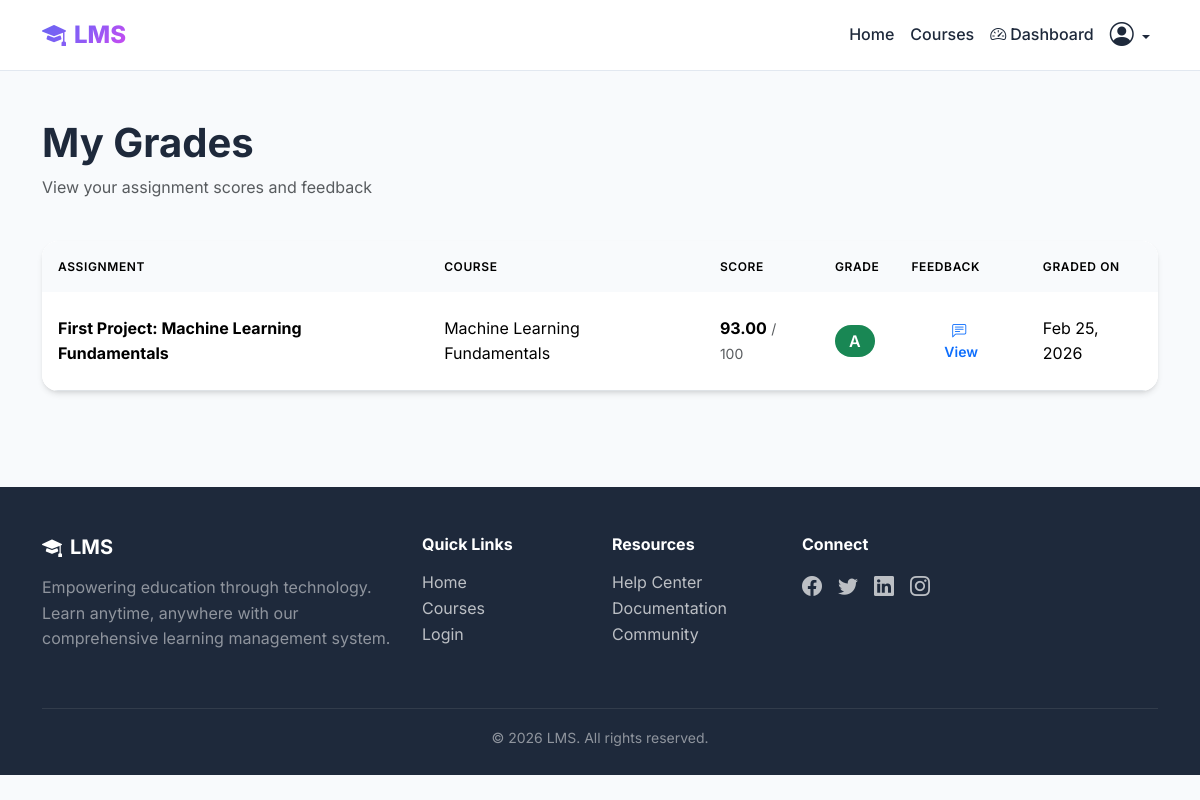
Screenshot of /assignments/my-grades/ (signed in) with the database file from the repository.
### assignments/models.py (models this page shows, shortened)
class Grade(models.Model):
    submission = models.OneToOneField(Submission, on_delete=models.CASCADE, related_name='grade')
    score = models.DecimalField(max_digits=5, decimal_places=2)
    feedback = models.TextField(blank=True, null=True)
    graded_by = models.ForeignKey(User, on_delete=models.SET_NULL, null=True, related_name='grades_given', limit_choices_to={'role': 'instructor'})
    graded_at = models.DateTimeField(auto_now_add=True)
    def percentage(self):
        if self.submission.assignment.max_score > 0:
            return (self.score / self.submission.assignment.max_score) * 100
        return 0
    def letter_grade(self):
        percentage = self.percentage()
        if percentage >= 90:
            return 'A'
        elif percentage >= 80:
            return 'B'
        elif percentage >= 70:
            return 'C'
        elif percentage >= 60:
            return 'D'
        else:
            return 'F'

class Submission(models.Model):
    STATUS_CHOICES = [
        ('submitted', 'Submitted'),
        ('graded', 'Graded'),
        ('late', 'Late'),
        ('resubmit', 'Resubmit Required'),
    ]
    assignment = models.ForeignKey(Assignment, on_delete=models.CASCADE, related_name='submissions')
    student = models.ForeignKey(User, on_delete=models.CASCADE, related_name='submissions', limit_choices_to={'role': 'student'})
    content = models.TextField(blank=True, null=True, help_text="Text submission content")
    file = models.FileField(upload_to='assignments/submissions/', blank=True, null=True)
    submitted_at = models.DateTimeField(auto_now_add=True)
    status = models.CharField(max_length=20, choices=STATUS_CHOICES, default='submitted')
    is_late = models.BooleanField(default=False)
    class Meta:
        unique_together = ['assignment', 'student']

class Assignment(models.Model):
    ASSIGNMENT_TYPES = [
        ('quiz', 'Quiz'),
        ('essay', 'Essay'),
        ('project', 'Project'),
        ('homework', 'Homework'),
        ('exam', 'Exam'),
    ]
    course = models.ForeignKey(Course, on_delete=models.CASCADE, related_name='assignments')
    lesson = models.ForeignKey(Lesson, on_delete=models.CASCADE, related_name='assignments', blank=True, null=True)
    title = models.CharField(max_length=200)
    description = models.TextField()
    assignment_type = models.CharField(max_length=20, choices=ASSIGNMENT_TYPES, default='homework')
    max_score = models.PositiveIntegerField(default=100)
    due_date = models.DateTimeField()
    instructions = models.TextField(blank=True, null=True)
    allow_late_submission = models.BooleanField(default=False)
    late_penalty_percent = models.PositiveIntegerField(default=0, help_text="Penalty percentage for late submission")
    created_at = models.DateTimeField(auto_now_add=True)
    updated_at = models.DateTimeField(auto_now=True)
    class Meta:
        ordering = ['-due_date']

### courses/models.py (models this page shows, shortened)
class Course(models.Model):
    STATUS_CHOICES = [
        ('draft', 'Draft'),
        ('published', 'Published'),
        ('archived', 'Archived'),
    ]
    title = models.CharField(max_length=200)
    description = models.TextField()
    instructor = models.ForeignKey(User, on_delete=models.CASCADE, related_name='courses_taught', limit_choices_to={'role': 'instructor'})
    cover_image = models.ImageField(upload_to='courses/covers/', blank=True, null=True)
    category = models.CharField(max_length=100, blank=True, null=True)
    duration = models.CharField(max_length=50, help_text="e.g., '8 weeks', '3 months'")
    difficulty = models.CharField(max_length=20, choices=[
        ('beginner', 'Beginner'),
        ('intermediate', 'Intermediate'),
        ('advanced', 'Advanced'),
    ], default='beginner')
    status = models.CharField(max_length=20, choices=STATUS_CHOICES, default='draft')
    max_students = models.PositiveIntegerField(default=100)
    created_at = models.DateTimeField(auto_now_add=True)
    updated_at = models.DateTimeField(auto_now=True)
    class Meta:
        ordering = ['-created_at']

### assignments/views.py (the view)
# urls.py: path('my-grades/', views.my_grades, name='my_grades'),
@login_required
def my_grades(request):
    if not request.user.is_student():
        messages.error(request, 'Access denied.')
        return redirect('dashboard')
    grades = Grade.objects.filter(submission__student=request.user).select_related('submission__assignment')
    return render(request, 'assignments/my_grades.html', {'grades': grades})

### accounts/models.py (called while the page is built)
    def is_student(self):
        return self.role == 'student'

### templates/assignments/my_grades.html (shortened to what this page needs)
{% extends 'base.html' %}
{% block content %}
<div class="container py-5">
    <div class="row mb-4">
        <div class="col-md-8">
            <h1 class="fw-bold">My Grades</h1>
            <p class="text-muted">View your assignment scores and feedback</p>
        </div>
    </div>
    {% if grades %}
    <div class="card">
        <div class="card-body p-0">
            <div class="table-responsive">
                <table class="table mb-0">
                    <thead>
                        <tr>
                            <th>Assignment</th>
                            <th>Course</th>
                            <th>Score</th>
                            <th>Grade</th>
                            <th>Feedback</th>
                            <th>Graded On</th>
                        </tr>
                    </thead>
                    <tbody>
                        {% for grade in grades %}
                        <tr>
                            <td>
                                <strong>{{ grade.submission.assignment.title }}</strong>
                            </td>
                            <td>{{ grade.submission.assignment.course.title }}</td>
                            <td>
                                <span class="fw-bold">{{ grade.score }}</span>
                                <small class="text-muted">/ {{ grade.submission.assignment.max_score }}</small>
                            </td>
                            <td>
                                <span class="badge bg-{% if grade.letter_grade == 'A' %}success{% elif grade.letter_grade == 'B' %}primary{% elif grade.letter_grade == 'C' %}info{% elif grade.letter_grade == 'D' %}warning{% else %}danger{% endif %} fs-6">
                                    {{ grade.letter_grade }}
                                </span>
                            </td>
                            <td>
                                {% if grade.feedback %}
                                    <button class="btn btn-sm btn-outline-primary" data-bs-toggle="modal" data-bs-target="#feedbackModal{{ grade.id }}">
                                        <i class="bi bi-chat-left-text me-1"></i>View
                                    </button>
                                {% else %}
                                    <span class="text-muted">-</span>
                                {% endif %}
                            </td>
                            <td>{{ grade.graded_at|date:"M d, Y" }}</td>
                        </tr>
                        {% endfor %}
                    </tbody>
                </table>
            </div>
        </div>
    </div>
    {% endif %}
</div>
{% endblock %}

### static/css/styles.css (style rules this page uses)
:root { --primary: #6366f1; --primary-dark: #4f46e5; --primary-light: #818cf8; --secondary: #10b981; --accent: #f59e0b; --danger: #ef4444; --dark: #1e293b; --light: #f8fafc; --gray: #64748b; --gray-light: #e2e8f0; --gradient-1: linear-gradient(135deg, #6366f1 0%, #8b5cf6 50%, #d946ef 100%); --gradient-2: linear-gradient(135deg, #10b981 0%, #06b6d4 100%); --shadow-sm: 0 1px 2px 0 rgb(0 0 0 / 0.05); --shadow: 0 4px 6px -1px rgb(0 0 0 / 0.1), 0 2px 4px -2px rgb(0 0 0 / 0.1); --shadow-lg: 0 10px 15px -3px rgb(0 0 0 / 0.1), 0 4px 6px -4px rgb(0 0 0 / 0.1); --shadow-xl: 0 20px 25px -5px rgb(0 0 0 / 0.1), 0 8px 10px -6px rgb(0 0 0 / 0.1); }
* { margin: 0; padding: 0; box-sizing: border-box; }
body { font-family: 'Inter', -apple-system, BlinkMacSystemFont, 'Segoe UI', Roboto, sans-serif; background: var(--light); color: var(--dark); line-height: 1.6; min-height: 100vh; }
.btn { font-weight: 600; padding: 0.75rem 1.5rem; border-radius: 0.75rem; transition: all 0.3s ease; border: none; }
.card { background: white; border-radius: 1rem; border: none; box-shadow: var(--shadow); transition: all 0.3s ease; overflow: hidden; }
.card-body { padding: 1.5rem; }
.table { background: white; border-radius: 1rem; overflow: hidden; }
.table thead th { background: var(--light); font-weight: 600; text-transform: uppercase; font-size: 0.75rem; letter-spacing: 0.05em; padding: 1rem; border: none; }
.table tbody td { padding: 1rem; vertical-align: middle; }
.badge { padding: 0.5rem 0.875rem; border-radius: 2rem; font-weight: 600; font-size: 0.75rem; }

### rows the page displays
Grade: submission.assignment "First Project: Machine Learning Fundamentals", submission.assignment.course "Machine Learning Fundamentals", score "93.00", submission.assignment.max_score "100", letter_grade "A", graded_at "Feb 25, 2026"
